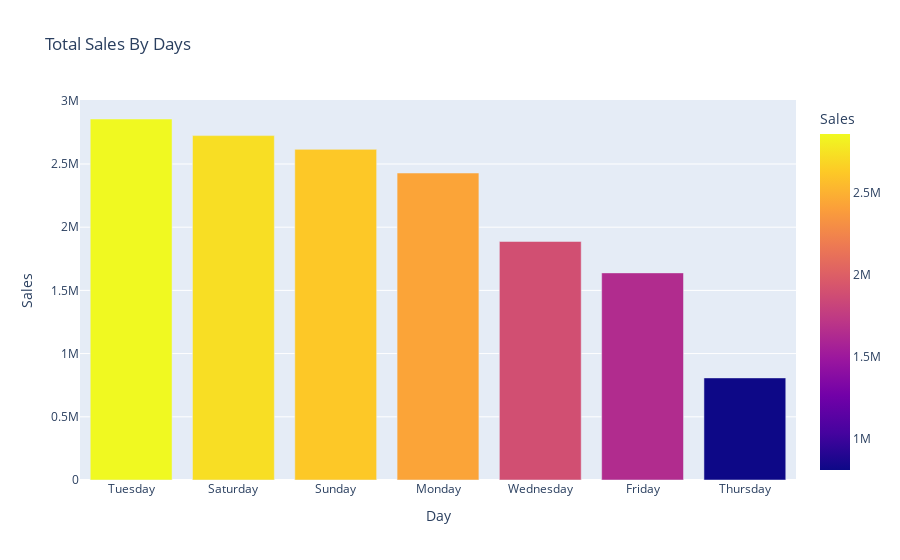

The notebook cell saved with this chart:
### Code cell
# plotting bar graph to represent most selling day 
fig = px.bar(peak_days, x = "Day", y = "Sales", color = "Sales", title = "Total Sales By Days")
fig.show()

### Figure 1 — Plotly figure (JSON) as saved in the notebook; plotly's stock layout.template omitted (floating-point values rounded to 4 significant figures)
{"data": [{"alignmentgroup": "True", "hovertemplate": "Day=%{x}<br>Sales=%{marker.color}<extra></extra>", "legendgroup": "", "marker": {"color": [2855751, 2724409, 2615647, 2428324, 1886849, 1638367, 807635], "coloraxis": "coloraxis", "pattern": {"shape": ""}}, "name": "", "offsetgroup": "", "orientation": "v", "showlegend": false, "textposition": "auto", "type": "bar", "x": ["Tuesday", "Saturday", "Sunday", "Monday", "Wednesday", "Friday", "Thursday"], "xaxis": "x", "y": [2855751, 2724409, 2615647, 2428324, 1886849, 1638367, 807635], "yaxis": "y"}], "layout": {"autosize": true, "barmode": "relative", "coloraxis": {"colorbar": {"title": {"text": "Sales"}}, "colorscale": [[0, "#0d0887"], [0.1111, "#46039f"], [0.2222, "#7201a8"], [0.3333, "#9c179e"], [0.4444, "#bd3786"], [0.5556, "#d8576b"], [0.6667, "#ed7953"], [0.7778, "#fb9f3a"], [0.8889, "#fdca26"], [1, "#f0f921"]]}, "legend": {"tracegroupgap": 0}, "title": {"text": "Total Sales By Days"}, "xaxis": {"anchor": "y", "autorange": true, "domain": [0, 1], "range": [-0.5, 6.5], "title": {"text": "Day"}, "type": "category"}, "yaxis": {"anchor": "x", "autorange": true, "domain": [0, 1], "range": [0, 3006000.0], "title": {"text": "Sales"}, "type": "linear"}}}
